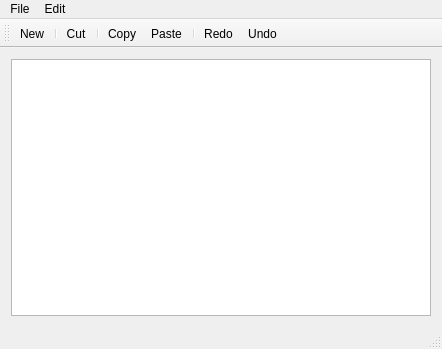
<?xml version="1.0" encoding="UTF-8"?>
<ui version="4.0">
 <class>MainWindow</class>
 <widget class="QMainWindow" name="MainWindow">
  <property name="geometry">
   <rect>
    <x>0</x>
    <y>0</y>
    <width>442</width>
    <height>349</height>
   </rect>
  </property>
  <property name="windowTitle">
   <string>MainWindow</string>
  </property>
  <widget class="QWidget" name="centralWidget">
   <layout class="QHBoxLayout" name="horizontalLayout">
    <item>
     <widget class="QTextEdit" name="textEdit"/>
    </item>
   </layout>
  </widget>
  <widget class="QMenuBar" name="menuBar">
   <property name="geometry">
    <rect>
     <x>0</x>
     <y>0</y>
     <width>442</width>
     <height>22</height>
    </rect>
   </property>
   <widget class="QMenu" name="menuFile">
    <property name="title">
     <string>File</string>
    </property>
    <addaction name="actionNew"/>
    <addaction name="actionOpen"/>
    <addaction name="separator"/>
    <addaction name="actionSave"/>
    <addaction name="actionSave_As"/>
   </widget>
   <widget class="QMenu" name="menuEdit">
    <property name="title">
     <string>Edit</string>
    </property>
    <addaction name="actionCut"/>
    <addaction name="actionCopy"/>
    <addaction name="actionPaste"/>
    <addaction name="separator"/>
    <addaction name="actionRedo"/>
    <addaction name="actionUndo"/>
   </widget>
   <addaction name="menuFile"/>
   <addaction name="menuEdit"/>
  </widget>
  <widget class="QToolBar" name="mainToolBar">
   <attribute name="toolBarArea">
    <enum>TopToolBarArea</enum>
   </attribute>
   <attribute name="toolBarBreak">
    <bool>false</bool>
   </attribute>
   <addaction name="actionNew"/>
   <addaction name="separator"/>
   <addaction name="actionCut"/>
   <addaction name="separator"/>
   <addaction name="actionCopy"/>
   <addaction name="actionPaste"/>
   <addaction name="separator"/>
   <addaction name="actionRedo"/>
   <addaction name="actionUndo"/>
  </widget>
  <widget class="QStatusBar" name="statusBar"/>
  <action name="actionNew">
   <property name="icon">
    <iconset resource="resources.qrc">
     <normaloff>:/rsc/add-documents.png</normaloff>:/rsc/add-documents.png</iconset>
   </property>
   <property name="text">
    <string>New</string>
   </property>
  </action>
  <action name="actionOpen">
   <property name="icon">
    <iconset resource="resources.qrc">
     <normaloff>:/rsc/file-1.png</normaloff>:/rsc/file-1.png</iconset>
   </property>
   <property name="text">
    <string>Open</string>
   </property>
  </action>
  <action name="actionSave">
   <property name="icon">
    <iconset resource="resources.qrc">
     <normaloff>:/rsc/save.png</normaloff>:/rsc/save.png</iconset>
   </property>
   <property name="text">
    <string>Save</string>
   </property>
  </action>
  <action name="actionSave_As">
   <property name="text">
    <string>Save As</string>
   </property>
  </action>
  <action name="actionCut">
   <property name="icon">
    <iconset resource="resources.qrc">
     <normaloff>:/rsc/cut.png</normaloff>:/rsc/cut.png</iconset>
   </property>
   <property name="text">
    <string>Cut</string>
   </property>
  </action>
  <action name="actionCopy">
   <property name="icon">
    <iconset resource="resources.qrc">
     <normaloff>:/rsc/copy.png</normaloff>:/rsc/copy.png</iconset>
   </property>
   <property name="text">
    <string>Copy</string>
   </property>
  </action>
  <action name="actionPaste">
   <property name="icon">
    <iconset resource="resources.qrc">
     <normaloff>:/rsc/paste-clipboard.png</normaloff>:/rsc/paste-clipboard.png</iconset>
   </property>
   <property name="text">
    <string>Paste</string>
   </property>
  </action>
  <action name="actionRedo">
   <property name="icon">
    <iconset resource="resources.qrc">
     <normaloff>:/rsc/redo.png</normaloff>:/rsc/redo.png</iconset>
   </property>
   <property name="text">
    <string>Redo</string>
   </property>
  </action>
  <action name="actionUndo">
   <property name="icon">
    <iconset resource="resources.qrc">
     <normaloff>:/rsc/undo.png</normaloff>:/rsc/undo.png</iconset>
   </property>
   <property name="text">
    <string>Undo</string>
   </property>
  </action>
 </widget>
 <layoutdefault spacing="6" margin="11"/>
 <resources>
  <include location="resources.qrc"/>
 </resources>
 <connections/>
</ui>
